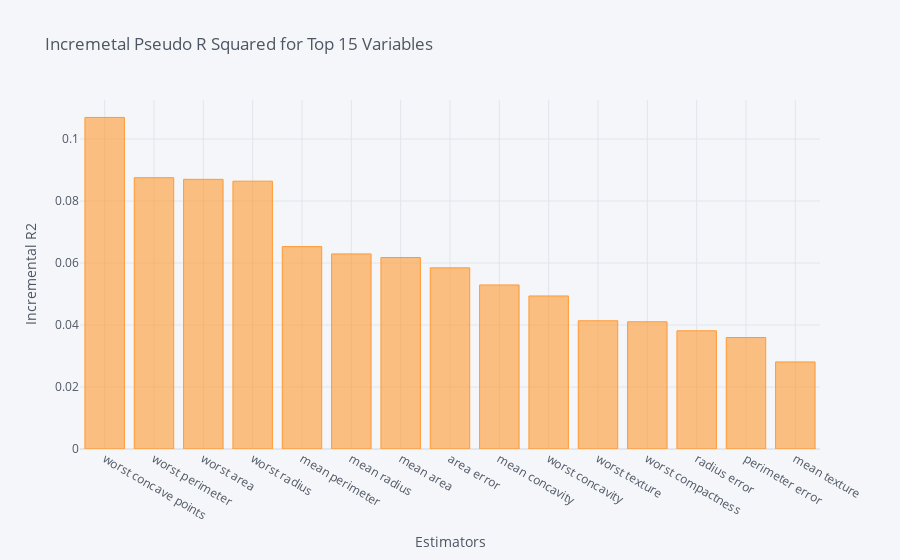
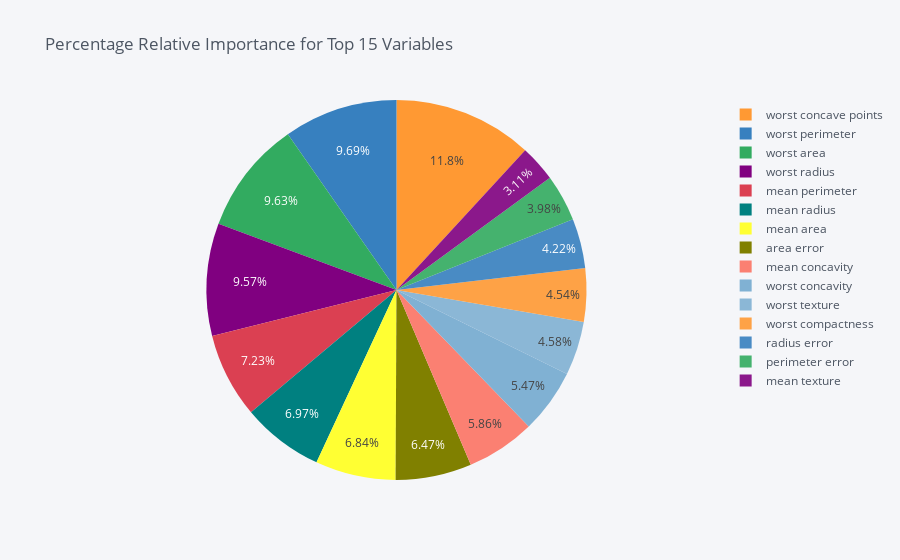

The code cell stored with these charts, in order, in its notebook:
### Code cell
dominance_classification.plot_incremental_rsquare()

### Figure 1 — Plotly figure (JSON) as saved in the notebook; plotly's stock layout.template omitted (floating-point values rounded to 4 significant figures)
{"data": [{"marker": {"color": "rgba(255, 153, 51, 0.6)", "line": {"color": "rgba(255, 153, 51, 1.0)", "width": 1}}, "name": "incremental_r2", "orientation": "v", "text": "", "type": "bar", "x": ["worst concave points", "worst perimeter", "worst area", "worst radius", "mean perimeter", "mean radius", "mean area", "area error", "mean concavity", "worst concavity", "worst texture", "worst compactness", "radius error", "perimeter error", "mean texture"], "y": [0.107, 0.08751, 0.08699, 0.0864, 0.06529, 0.06293, 0.06177, 0.05844, 0.05292, 0.04936, 0.04136, 0.04103, 0.03814, 0.03596, 0.02808]}], "layout": {"legend": {"bgcolor": "#F5F6F9", "font": {"color": "#4D5663"}}, "paper_bgcolor": "#F5F6F9", "plot_bgcolor": "#F5F6F9", "title": {"font": {"color": "#4D5663"}, "text": "Incremetal Pseudo R Squared for Top 15 Variables "}, "xaxis": {"gridcolor": "#E1E5ED", "showgrid": true, "tickfont": {"color": "#4D5663"}, "title": {"font": {"color": "#4D5663"}, "text": "Estimators"}, "zerolinecolor": "#E1E5ED"}, "yaxis": {"gridcolor": "#E1E5ED", "showgrid": true, "tickfont": {"color": "#4D5663"}, "title": {"font": {"color": "#4D5663"}, "text": "Incremental R2"}, "zerolinecolor": "#E1E5ED"}}}

### Figure 2 — Plotly figure (JSON) as saved in the notebook; plotly's stock layout.template omitted (floating-point values rounded to 4 significant figures)
{"data": [{"labels": ["worst concave points", "worst perimeter", "worst area", "worst radius", "mean perimeter", "mean radius", "mean area", "area error", "mean concavity", "worst concavity", "worst texture", "worst compactness", "radius error", "perimeter error", "mean texture"], "marker": {"colors": ["rgba(255, 153, 51, 1.0)", "rgba(55, 128, 191, 1.0)", "rgba(50, 171, 96, 1.0)", "rgba(128, 0, 128, 1.0)", "rgba(219, 64, 82, 1.0)", "rgba(0, 128, 128, 1.0)", "rgba(255, 255, 51, 1.0)", "rgba(128, 128, 0, 1.0)", "rgba(251, 128, 114, 1.0)", "rgba(128, 177, 211, 1.0)", "rgba(128, 177, 211, 0.8999999999999999)", "rgba(255, 153, 51, 0.8999999999999999)", "rgba(55, 128, 191, 0.8999999999999999)", "rgba(50, 171, 96, 0.8999999999999999)", "rgba(128, 0, 128, 0.8999999999999999)"]}, "name": "", "type": "pie", "values": [11.84, 9.69, 9.632, 9.566, 7.229, 6.968, 6.839, 6.47, 5.86, 5.466, 4.58, 4.543, 4.223, 3.982, 3.11]}], "layout": {"legend": {"bgcolor": "#F5F6F9", "font": {"color": "#4D5663"}}, "paper_bgcolor": "#F5F6F9", "plot_bgcolor": "#F5F6F9", "title": {"font": {"color": "#4D5663"}, "text": "Percentage Relative Importance for Top 15 Variables "}}}
